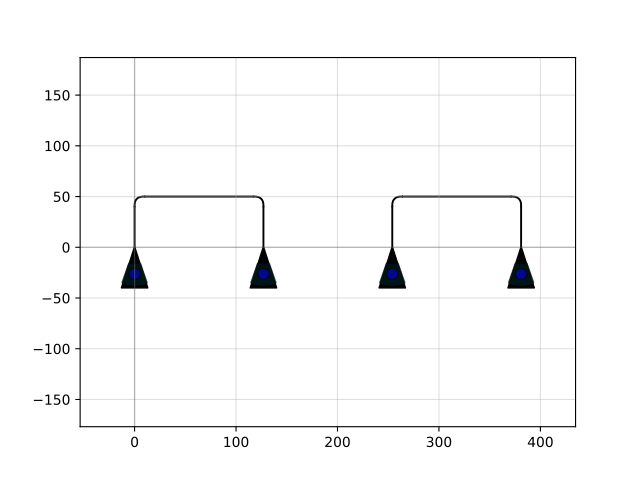

Write the Python code that produced this figure.
import gdsfactory as gf

c = gf.components.loss_deembedding_ch12_34(pitch=127.0, input_port_indexes=[0, 2])
c.plot()
